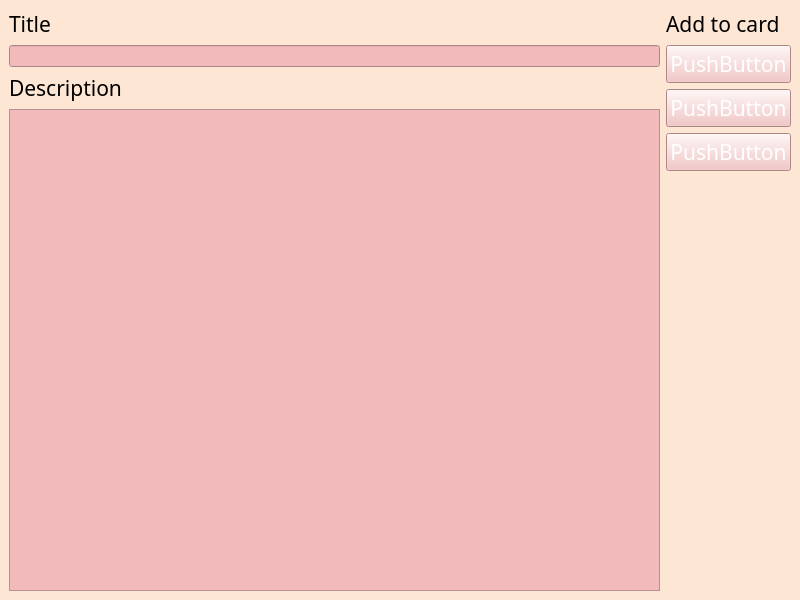
<?xml version="1.0" encoding="UTF-8"?>
<ui version="4.0">
 <class>MainWindow</class>
 <widget class="QMainWindow" name="MainWindow">
  <property name="geometry">
   <rect>
    <x>0</x>
    <y>0</y>
    <width>800</width>
    <height>600</height>
   </rect>
  </property>
  <property name="windowTitle">
   <string>MainWindow</string>
  </property>
  <property name="styleSheet">
   <string notr="true">background-color: rgb(253, 230, 212);</string>
  </property>
  <widget class="QWidget" name="centralwidget">
   <layout class="QHBoxLayout" name="horizontalLayout_2">
    <item>
     <layout class="QVBoxLayout" name="verticalLayout">
      <item>
       <widget class="QLabel" name="label">
        <property name="font">
         <font>
          <family>Torus Pro</family>
          <pointsize>16</pointsize>
         </font>
        </property>
        <property name="text">
         <string>Title</string>
        </property>
       </widget>
      </item>
      <item>
       <widget class="QLineEdit" name="lineEdit">
        <property name="styleSheet">
         <string notr="true">background-color: rgb(242, 187, 187);
color: rgb(255, 255, 255);</string>
        </property>
       </widget>
      </item>
      <item>
       <widget class="QLabel" name="label_2">
        <property name="font">
         <font>
          <family>Torus Pro</family>
          <pointsize>16</pointsize>
         </font>
        </property>
        <property name="text">
         <string>Description</string>
        </property>
       </widget>
      </item>
      <item>
       <widget class="QTextEdit" name="textEdit">
        <property name="styleSheet">
         <string notr="true">background-color: rgb(242, 187, 187);
color: rgb(255, 255, 255);</string>
        </property>
       </widget>
      </item>
     </layout>
    </item>
    <item>
     <layout class="QVBoxLayout" name="verticalLayout_2">
      <item>
       <widget class="QLabel" name="label_3">
        <property name="font">
         <font>
          <family>Torus Pro</family>
          <pointsize>16</pointsize>
         </font>
        </property>
        <property name="text">
         <string>Add to card</string>
        </property>
       </widget>
      </item>
      <item>
       <widget class="QPushButton" name="pushButton_3">
        <property name="font">
         <font>
          <family>Torus Pro</family>
          <pointsize>16</pointsize>
         </font>
        </property>
        <property name="styleSheet">
         <string notr="true">background-color: rgb(242, 187, 187);
color: rgb(255, 255, 255);</string>
        </property>
        <property name="text">
         <string>PushButton</string>
        </property>
       </widget>
      </item>
      <item>
       <widget class="QPushButton" name="pushButton_2">
        <property name="font">
         <font>
          <family>Torus Pro</family>
          <pointsize>16</pointsize>
         </font>
        </property>
        <property name="styleSheet">
         <string notr="true">background-color: rgb(242, 187, 187);
color: rgb(255, 255, 255);</string>
        </property>
        <property name="text">
         <string>PushButton</string>
        </property>
       </widget>
      </item>
      <item>
       <widget class="QPushButton" name="pushButton">
        <property name="font">
         <font>
          <family>Torus Pro</family>
          <pointsize>16</pointsize>
         </font>
        </property>
        <property name="styleSheet">
         <string notr="true">background-color: rgb(242, 187, 187);
color: rgb(255, 255, 255);</string>
        </property>
        <property name="text">
         <string>PushButton</string>
        </property>
       </widget>
      </item>
      <item>
       <spacer name="verticalSpacer">
        <property name="orientation">
         <enum>Qt::Vertical</enum>
        </property>
        <property name="sizeHint" stdset="0">
         <size>
          <width>20</width>
          <height>40</height>
         </size>
        </property>
       </spacer>
      </item>
     </layout>
    </item>
   </layout>
  </widget>
 </widget>
 <resources/>
 <connections/>
</ui>
